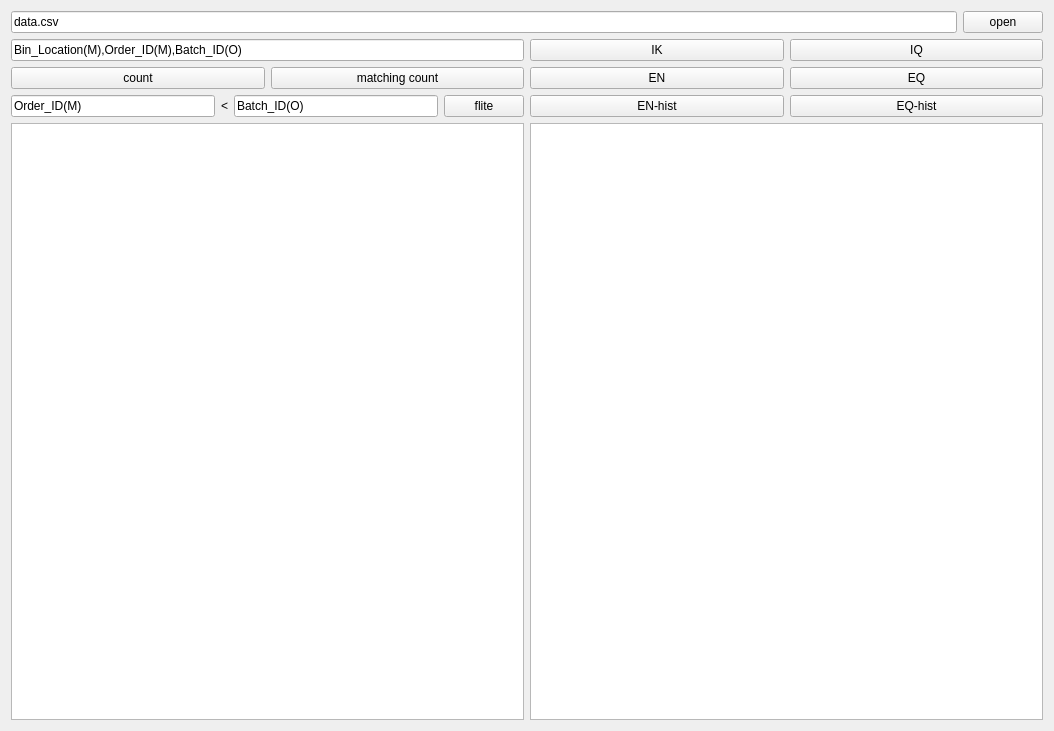
<?xml version="1.0" encoding="UTF-8"?>
<ui version="4.0">
 <class>Widget</class>
 <widget class="QWidget" name="Widget">
  <property name="geometry">
   <rect>
    <x>0</x>
    <y>0</y>
    <width>1054</width>
    <height>731</height>
   </rect>
  </property>
  <property name="windowTitle">
   <string>Widget</string>
  </property>
  <layout class="QVBoxLayout" name="verticalLayout_7">
   <item>
    <layout class="QVBoxLayout" name="verticalLayout_6">
     <item>
      <layout class="QHBoxLayout" name="horizontalLayout_3">
       <item>
        <widget class="QLineEdit" name="lineEdit">
         <property name="text">
          <string>data.csv</string>
         </property>
        </widget>
       </item>
       <item>
        <widget class="QPushButton" name="open">
         <property name="text">
          <string>open</string>
         </property>
        </widget>
       </item>
      </layout>
     </item>
     <item>
      <layout class="QHBoxLayout" name="horizontalLayout_5">
       <item>
        <layout class="QHBoxLayout" name="horizontalLayout_4">
         <item>
          <layout class="QVBoxLayout" name="verticalLayout">
           <item>
            <widget class="QLineEdit" name="headers">
             <property name="text">
              <string>Bin_Location(M),Order_ID(M),Batch_ID(O)</string>
             </property>
            </widget>
           </item>
           <item>
            <layout class="QHBoxLayout" name="horizontalLayout">
             <item>
              <widget class="QPushButton" name="count">
               <property name="text">
                <string>count</string>
               </property>
              </widget>
             </item>
             <item>
              <widget class="QPushButton" name="matching_count">
               <property name="text">
                <string>matching count</string>
               </property>
              </widget>
             </item>
            </layout>
           </item>
           <item>
            <layout class="QHBoxLayout" name="horizontalLayout_2">
             <item>
              <widget class="QLineEdit" name="left">
               <property name="text">
                <string>Order_ID(M)</string>
               </property>
              </widget>
             </item>
             <item>
              <widget class="QLabel" name="label">
               <property name="text">
                <string>&lt;</string>
               </property>
              </widget>
             </item>
             <item>
              <widget class="QLineEdit" name="right">
               <property name="text">
                <string>Batch_ID(O)</string>
               </property>
              </widget>
             </item>
             <item>
              <widget class="QPushButton" name="flite">
               <property name="text">
                <string>flite</string>
               </property>
              </widget>
             </item>
            </layout>
           </item>
           <item>
            <widget class="QTableWidget" name="table_widget"/>
           </item>
          </layout>
         </item>
        </layout>
       </item>
       <item>
        <layout class="QVBoxLayout" name="verticalLayout_5">
         <item>
          <layout class="QGridLayout" name="gridLayout">
           <item row="1" column="1">
            <widget class="QPushButton" name="EQ">
             <property name="text">
              <string>EQ</string>
             </property>
            </widget>
           </item>
           <item row="2" column="0">
            <widget class="QPushButton" name="ENhist">
             <property name="text">
              <string>EN-hist</string>
             </property>
            </widget>
           </item>
           <item row="0" column="1">
            <widget class="QPushButton" name="IQ">
             <property name="text">
              <string>IQ</string>
             </property>
            </widget>
           </item>
           <item row="2" column="1">
            <widget class="QPushButton" name="EQhist">
             <property name="text">
              <string>EQ-hist</string>
             </property>
            </widget>
           </item>
           <item row="1" column="0">
            <widget class="QPushButton" name="EN">
             <property name="text">
              <string>EN</string>
             </property>
            </widget>
           </item>
           <item row="0" column="0">
            <widget class="QPushButton" name="IK">
             <property name="text">
              <string>IK</string>
             </property>
            </widget>
           </item>
          </layout>
         </item>
         <item>
          <layout class="QVBoxLayout" name="bar_chart_layout">
           <item>
            <widget class="QGraphicsView" name="bar_chart">
             <property name="acceptDrops">
              <bool>true</bool>
             </property>
            </widget>
           </item>
          </layout>
         </item>
        </layout>
       </item>
      </layout>
     </item>
    </layout>
   </item>
  </layout>
 </widget>
 <resources/>
 <connections/>
</ui>
